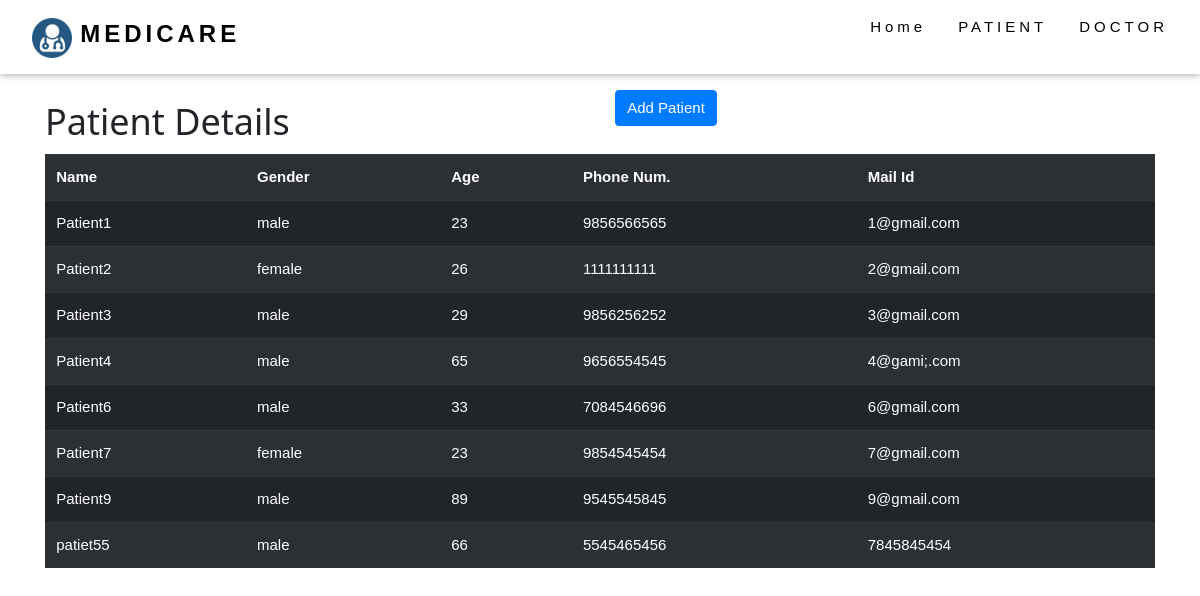
The page /patient/ on the database its author committed.
### Doctor/models.py (models this page shows, shortened)
class Patient(models.Model):
    name=models.CharField(max_length=256)
    doctor=models.ForeignKey(Doctor,on_delete=models.CASCADE)
    gander=models.CharField(max_length=256)
    age=models.CharField(max_length=2)
    phone=models.CharField(max_length=10)
    mail=models.CharField(max_length=128)

### Doctor/views.py (the view)
# urls.py: path('patient/',views.PatientDetail,name='patient'),
def PatientDetail(request):
    pd=Patient.objects.all()
    return render(request,'DoctorPatient/Patient.html',{'PD':pd})

### templates/DoctorPatient/Patient.html (shortened to what this page needs)
<!DOCTYPE html>
{% load static %}
<html lang="en" dir="ltr">
  <link rel="stylesheet" href="https://maxcdn.bootstrapcdn.com/bootstrap/4.0.0/css/bootstrap.min.css">
    <link rel="stylesheet" href="{% static 'css/w3.css' %}">
    <link rel="stylesheet" href="{% static 'css/ac.css' %}">
  <body>
    <div class="w3-top">
      <div class="w3-bar w3-white w3-wide w3-padding w3-card">
          <a href="{% url 'home' %}" class="w3-bar-item w3-button"><b><img src="{% static 'images/circle-cropped.png' %}" height="40"> <font size="5"> MEDICARE</font></b> </a>
        <div class="w3-right w3-hide-small">
          <a href="{% url 'home' %}" class="w3-bar-item w3-button">Home</a>
         <a href="{% url 'patient' %}" class="w3-bar-item w3-button">PATIENT</a>
             <a href="{% url 'doctor' %}"  class="w3-bar-item w3-button">DOCTOR</a>
        </div>
      </div>
    </div>
    <div class="container">
       <br/><br/><br/><br/>
      <div class="row">
        <div class="col-md-6"><h1>Patient Details</h1> </div>
        <div class="col-md-6"><a class="btn btn-primary" href="{% url 'addPatient' %}" >Add Patient</a> </div>
        <div class="col-md-6"></div>
      </div>
    <table class="table table-striped table-hover table-dark">
      <tr>
        <th>Name</th>
        <th>Gender</th>
        <th>Age</th>
        <th>Phone Num.</th>
        <th>Mail Id</th>
      </tr>
      {% for data in PD %}
      <tr>
        <td>{{data.name}}</td>
        <td>{{data.gander}}</td>
        <td>{{data.age}}</td>
        <td>{{data.phone}}</td>
        <td>{{data.mail}}</td>
      </tr>
      {% endfor %}
    </table>
      </div>
  </body>
</html>

### static/css/w3.css (style rules this page uses)
*,*:before,*:after { box-sizing:inherit }
html { -ms-text-size-adjust:100%;-webkit-text-size-adjust:100% }
body { margin:0 }
a { background-color:transparent }
b,strong { font-weight:bolder }
img { border-style:none }
html,body { font-family:Verdana,sans-serif;font-size:15px;line-height:1.5 }
html { overflow-x:hidden }
h1 { font-size:36px }
h1,h2,h3,h4,h5,h6 { font-family:"Segoe UI",Arial,sans-serif;font-weight:400;margin:10px 0 }
.w3-wide { letter-spacing:4px }
img { vertical-align:middle }
a { color:inherit }
.w3-btn,.w3-button { border:none;display:inline-block;padding:8px 16px;vertical-align:middle;overflow:hidden;text-decoration:none;color:inherit;background-color:inherit;text-align:center;cursor:pointer;white-space:nowrap }
.w3-btn,.w3-button { -webkit-touch-callout:none;-webkit-user-select:none;-khtml-user-select:none;-moz-user-select:none;-ms-user-select:none;user-select:none }
.w3-bar { width:100%;overflow:hidden }
.w3-bar .w3-bar-item { padding:8px 16px;float:left;width:auto;border:none;display:block;outline:0 }
.w3-bar .w3-button { white-space:normal }
.w3-container:after,.w3-container:before,.w3-panel:after,.w3-panel:before,.w3-row:after,.w3-row:before,.w3-row-padding:after,.w3-row-padding:before, .w3-cell-row:before,.w3-cell-row:after,.w3-clear:after,.w3-clear:before,.w3-bar:before,.w3-bar:after { content:"";display:table;clear:both }
.w3-top,.w3-bottom { position:fixed;width:100%;z-index:1 }
.w3-top { top:0 }
.w3-card,.w3-card-2 { box-shadow:0 2px 5px 0 rgba(0,0,0,0.16),0 2px 10px 0 rgba(0,0,0,0.12) }
.w3-padding { padding:8px 16px!important }
.w3-right { float:right!important }
.w3-white,.w3-hover-white:hover { color:#000!important;background-color:#fff!important }

### rows shown on the page
Patient: name "Patient1", gander "male", age "23", phone "9856566565", mail "1@gmail.com"
Patient: name "Patient2", gander "female", age "26", phone "1111111111", mail "2@gmail.com"
Patient: name "Patient3", gander "male", age "29", phone "9856256252", mail "3@gmail.com"
Patient: name "Patient4", gander "male", age "65", phone "9656554545", mail "4@gami;.com"
Patient: name "Patient6", gander "male", age "33", phone "7084546696", mail "6@gmail.com"
Patient: name "Patient7", gander "female", age "23", phone "9854545454", mail "7@gmail.com"
Patient: name "Patient9", gander "male", age "89", phone "9545545845", mail "9@gmail.com"
Patient: name "patiet55", gander "male", age "66", phone "5545465456", mail "7845845454"
